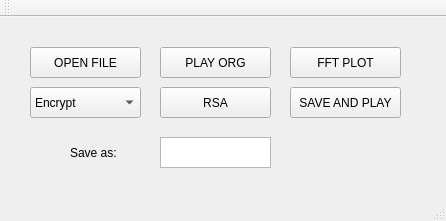
<?xml version="1.0" encoding="UTF-8"?>
<ui version="4.0">
 <class>MainWindow</class>
 <widget class="QMainWindow" name="MainWindow">
  <property name="geometry">
   <rect>
    <x>0</x>
    <y>0</y>
    <width>446</width>
    <height>221</height>
   </rect>
  </property>
  <property name="windowTitle">
   <string>RSA WAV</string>
  </property>
  <widget class="QWidget" name="centralWidget">
   <widget class="QPushButton" name="openFileButton">
    <property name="geometry">
     <rect>
      <x>30</x>
      <y>30</y>
      <width>111</width>
      <height>31</height>
     </rect>
    </property>
    <property name="text">
     <string>OPEN FILE</string>
    </property>
   </widget>
   <widget class="QPushButton" name="plotButton">
    <property name="geometry">
     <rect>
      <x>290</x>
      <y>30</y>
      <width>111</width>
      <height>31</height>
     </rect>
    </property>
    <property name="text">
     <string>FFT PLOT</string>
    </property>
   </widget>
   <widget class="QPushButton" name="playOrgButton">
    <property name="geometry">
     <rect>
      <x>160</x>
      <y>30</y>
      <width>111</width>
      <height>31</height>
     </rect>
    </property>
    <property name="text">
     <string>PLAY ORG</string>
    </property>
   </widget>
   <widget class="QComboBox" name="rsaComboBox">
    <property name="geometry">
     <rect>
      <x>30</x>
      <y>70</y>
      <width>111</width>
      <height>31</height>
     </rect>
    </property>
    <item>
     <property name="text">
      <string>Encrypt</string>
     </property>
    </item>
    <item>
     <property name="text">
      <string>Decrypt</string>
     </property>
    </item>
   </widget>
   <widget class="QPushButton" name="rsaButton">
    <property name="geometry">
     <rect>
      <x>160</x>
      <y>70</y>
      <width>111</width>
      <height>31</height>
     </rect>
    </property>
    <property name="text">
     <string>RSA</string>
    </property>
   </widget>
   <widget class="QPushButton" name="saveAndPlayButton">
    <property name="geometry">
     <rect>
      <x>290</x>
      <y>70</y>
      <width>111</width>
      <height>31</height>
     </rect>
    </property>
    <property name="text">
     <string>SAVE AND PLAY</string>
    </property>
   </widget>
   <widget class="QTextEdit" name="fileNameBox">
    <property name="geometry">
     <rect>
      <x>160</x>
      <y>120</y>
      <width>111</width>
      <height>31</height>
     </rect>
    </property>
   </widget>
   <widget class="QLabel" name="label">
    <property name="geometry">
     <rect>
      <x>70</x>
      <y>120</y>
      <width>61</width>
      <height>31</height>
     </rect>
    </property>
    <property name="text">
     <string>Save as:</string>
    </property>
   </widget>
  </widget>
  <widget class="QMenuBar" name="menuBar">
   <property name="geometry">
    <rect>
     <x>0</x>
     <y>0</y>
     <width>446</width>
     <height>24</height>
    </rect>
   </property>
  </widget>
  <widget class="QToolBar" name="mainToolBar">
   <attribute name="toolBarArea">
    <enum>TopToolBarArea</enum>
   </attribute>
   <attribute name="toolBarBreak">
    <bool>false</bool>
   </attribute>
  </widget>
  <widget class="QStatusBar" name="statusBar"/>
 </widget>
 <layoutdefault spacing="6" margin="11"/>
 <resources/>
 <connections/>
</ui>
